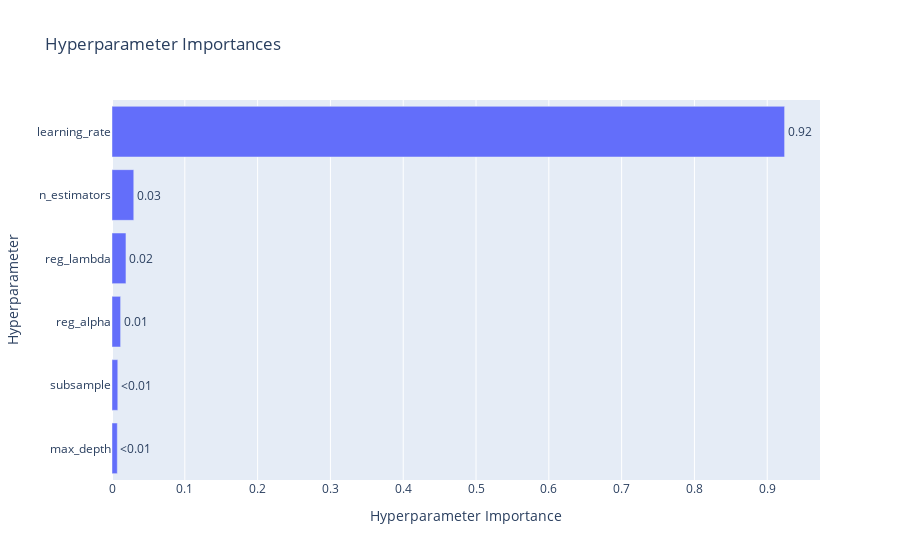

Here is the notebook cell this chart was saved with:
### Code cell
# Plot parameter importances
plot_param_importances(study)

### Figure 1 — Plotly figure (JSON) as saved in the notebook; plotly's stock layout.template omitted (floating-point values rounded to 4 significant figures)
{"data": [{"cliponaxis": false, "hovertemplate": ["max_depth (IntDistribution): 0.007312054334782947<extra></extra>", "subsample (FloatDistribution): 0.007935618159814785<extra></extra>", "reg_alpha (FloatDistribution): 0.011820806883626155<extra></extra>", "reg_lambda (FloatDistribution): 0.01917197573876269<extra></extra>", "n_estimators (IntDistribution): 0.029904760524610673<extra></extra>", "learning_rate (FloatDistribution): 0.9238547843584026<extra></extra>"], "name": "Objective Value", "orientation": "h", "text": ["<0.01", "<0.01", "0.01", "0.02", "0.03", "0.92"], "textposition": "outside", "type": "bar", "x": [0.007312, 0.007936, 0.01182, 0.01917, 0.0299, 0.9239], "y": ["max_depth", "subsample", "reg_alpha", "reg_lambda", "n_estimators", "learning_rate"]}], "layout": {"title": {"text": "Hyperparameter Importances"}, "xaxis": {"title": {"text": "Hyperparameter Importance"}}, "yaxis": {"title": {"text": "Hyperparameter"}}}}
